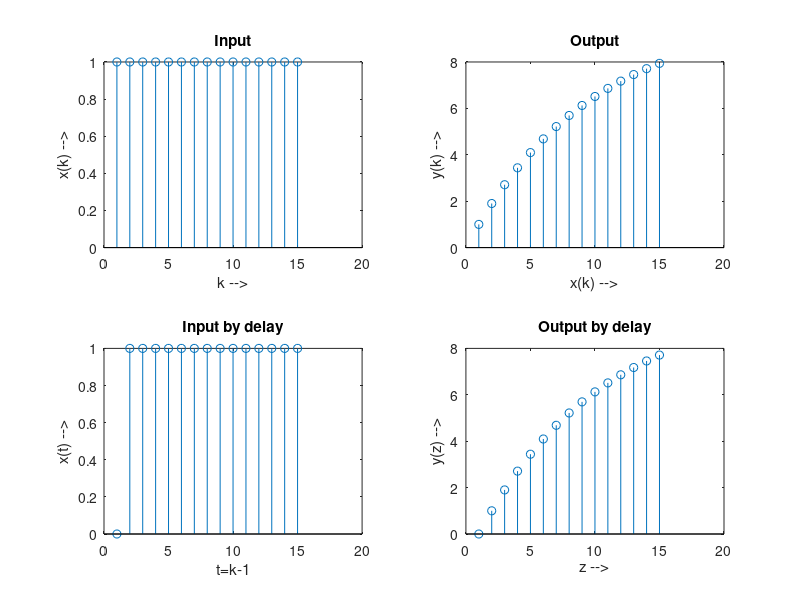

Reproduce this figure in MATLAB.
clc
clear all;
y=zeros(1,15)
for k=1:15
    if k>=1
        x(k)=1;
    else
        x(k)=0;
    end
end
for k=1:15
    if k==1
        y(k)=x(k);
    else
        y(k)=x(k)+0.9*y(k-1);
    end
end

%Now code for time shifting of x(k) and y(k)
%Formation of x(t-1)
for k=2:15
    t=k-1;
    x1(k)=x(t);
end
%Formation of y(t-1)
for k=2:15
    z=k-1;
    y1(k)=y(z);
end
subplot(221),stem(x)
xlabel('k -->')
ylabel('x(k) -->')
title('Input')
subplot(222),stem(y)
xlabel('x(k) -->')
ylabel('y(k) -->')
title('Output')
subplot(223),stem(x1)
xlabel('t=k-1')
ylabel('x(t) -->')
title('Input by delay')
subplot(224),stem(y1)
xlabel('z -->')
ylabel('y(z) -->')
title('Output by delay')